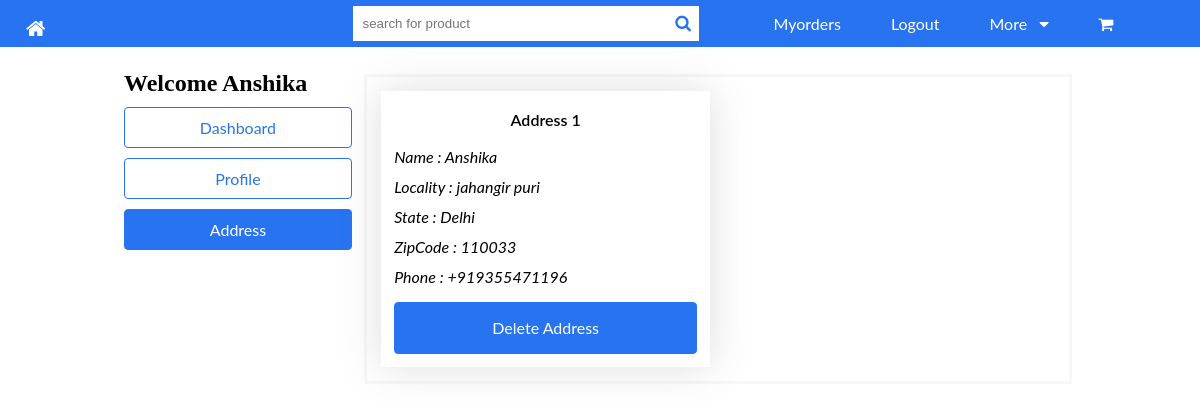
The app's page /accounts/profile/?address=user (signed in) with its own data.
### Eshop/models.py (models this page shows)
class Address(models.Model):
    STATES = (
        ('Andhra Pradesh','Andhra Pradesh'),
        ('Arunachal Pradesh','Arunachal Pradesh'),
        ('Assam','Assam'),
        ('Bihar','Bihar'),
        ('Chhattisgarh','Chhattisgarh'),
        ('Delhi','Delhi'),
        ('Goa','Goa'),
        ('Gujrat','Gujrat'),
        ('Haryana','Haryana'),
        ('Himachal Pradesh','Himachal Pradesh'),
        ('Jharkhand','Jharkhand'),
        ('Karnataka','Karnataka'),
        ('kerala','Kerala'),
        ('Madhya Pradesh','Madhya Pradesh'),
        ('Maharastra','Maharastra'),
        ('Manipur','Manipur'),
        ('Meghalaya','Meghalaya'),
        ('Mizoram','Mizoram'),
        ('Nagaland','Nagaland'),
        ('Odisha','Odisha'),
        ('Punjab','Punjab'),
        ('Rajasthan','Rajasthan'),
        ('Sikkim','Sikkim'),
        ('Tamil Nadu','Tamil Nadu'),
        ('Telangana','Telangana'),
        ('Tripura','Tripura'),
        ('Uttar Pradesh','Uttar pradesh'),
        ('Uttarakhand','Uttarakhand'),
        ('West Bengal','West Bengal'),
    )
    id = models.AutoField(primary_key=True)
    user = models.ForeignKey(User,on_delete=models.CASCADE)
    name = models.CharField(max_length=50)
    locality = models.CharField(max_length=200)
    state = models.CharField(max_length=50,choices=STATES,null=False,blank=False)
    zipcode = models.IntegerField(default=None)
    phone_no = PhoneNumberField()

### Eshop/views.py (the view, shortened to what this page needs)
# urls.py: path('accounts/profile/',views.ProfileView.as_view(),name='profile'),
@method_decorator(login_required,name='dispatch')
class ProfileView(View):
    def get(self,request):
        profile = self.request.GET.get('profile')
        address = self.request.GET.get('address')
        delete_address = self.request.GET.get('delete-address')
        if profile:
            context = {
                'profile':User.objects.get(id=request.user.id),
                'profile_active':True
            }
            return render(self.request,'profile.html',context=context)
        elif address:
            context = {
                'address':Address.objects.filter(user=request.user),
                'address_active':True
            }
            return render(self.request,'profile.html',context=context)
        elif delete_address:
            Address.objects.get(id=delete_address).delete()
            return HttpResponseRedirect('/accounts/profile/?address=user')
        else:
            context = {
                'form':AddressForm(),
                'dashboard_active':True
            }
            return render(self.request,'profile.html',context=context)

### Eshop/templates/profile.html (shortened to what this page needs)
{% load static %}
{% load customfilters %}
<!DOCTYPE html>
<html lang="en">
<head>
    <link rel="stylesheet" href="{% static 'css/profile.css' %}">
</head>
<body>
    {% include 'nav.html' %}
    <br>
    <div class="profile-container">
        <div class="profile">
            <h2>Welcome {{ request.user.first_name }}</h2>
            <a href="{% url 'profile' %}"  class="{% if dashboard_active %} active {% endif %}">
                Dashboard
            </a>
            <a href="?profile=user" class="{% if profile_active %} active {% endif %}">
                Profile
            </a>
            <a href="?address=user" class="{% if address_active %} active {% endif %}">
                Address
            </a>
        </div>
        {% if form %}
            <div class="profile-address">
                {% if messages %}
                {% for message in messages %}
                {% if message.level == DEFAULT_MESSAGE_LEVELS.SUCCESS %}
                <div class="alert">{{ message }}</div>
                {% endif %}
                {% endfor %}
                {% endif %}
                <h2>Add Address</h2>
                <form action="" method="POST">
                    {{ form.non_field_errors }}
                    {% csrf_token %}
                    {% for field in form %}
                    <div class="form-group">
                        <label>{{ field.label }}</label>
                        {% if field.field.widget.input_type == 'select' %}
                        {{field}}
                        {% else %}
                        <input type="{{ field.field.widget.input_type }}" class="form-control" id="{{ field.name }}" name="{{ field.name }}" placeholder="Enter {{ field.name }}" required>
                        {% endif %}
                        {{ field.errors }}
                    </div>
                    {% endfor %}
                    <div class="form-group">
                        <input type="submit" value="submit" class="submit-btn">
                    </div>
                </form>
            </div>
        {% elif profile %}
        <div class="pf-container">
            dsfdlj
        </div>
        {% else %}
        <div class="address-detail">
            {% for ad in address  %}
            <div class="address-card">
                <br>
                <h4 style="text-align:center; font-weight:600;">Address {{ forloop.counter }}</h4>
                <div style="padding:.8rem; line-height:30px">
                    <address><span>Name : </span>{{ ad.name }}</address>
                    <address><span>Locality : </span>{{ ad.locality }}</address>
                    <address><span>State : </span>{{ ad.state }}</address>
                    <address><span>ZipCode : </span>{{ ad.zipcode }}</address>
                    <address><span>Phone : </span>{{ ad.phone_no }}</address>
                    <a href="?delete-address={{ ad.id }}" class="submit-btn">Delete Address</a>
                </div>
            </div>
            {% endfor %}
        </div>
        {% endif %}
    </div>
</body>
</html>

### static/css/profile.css (style rules this page uses)
.profile-container { display:flex; width:80%; margin: auto; }
.profile-container .profile { width:25%; padding:.25rem; }
.profile-container .profile h2 { font-family: normal; }
.profile-container .profile a { text-decoration: none; display: block; border:1px solid #2874f0; color: #2874f0;; text-align: center; padding:10px 0px; margin-top:10px; border-radius: .25rem; transition: 0.3s; }
.profile-container .profile .active { background-color:#2874f0; color: white; }
.submit-btn { display: block; width:100%; border:1px solid #2874f0; background-color: #2874f0;; color:white; cursor: pointer; text-align: center; padding:10px 0px; margin-top:10px; border-radius: .25rem; transition: 0.3s; }
.profile-container .address-detail { width:75%; padding: .90rem; border:solid #f7f7f9; margin:.50rem; display:grid; grid-template-columns: repeat(2,6fr); grid-gap:1rem; }
.profile-container .address-detail .address-card { box-shadow: 0px 0px 40px 0px rgba(99, 91, 91, 0.2); }

### static/css/navigation.css (style rules this page uses)
* { margin: 0; padding: 0; }
* { box-sizing: border-box; }
body { font-family: "Lato", sans-serif; }
a { text-decoration: none; color: black; }

### records on screen
Address: name "Anshika", locality "jahangir puri", state "Delhi", zipcode "110033", phone_no "+919355471196"

### other values on screen
{{ request.user.first_name }} "Anshika"
